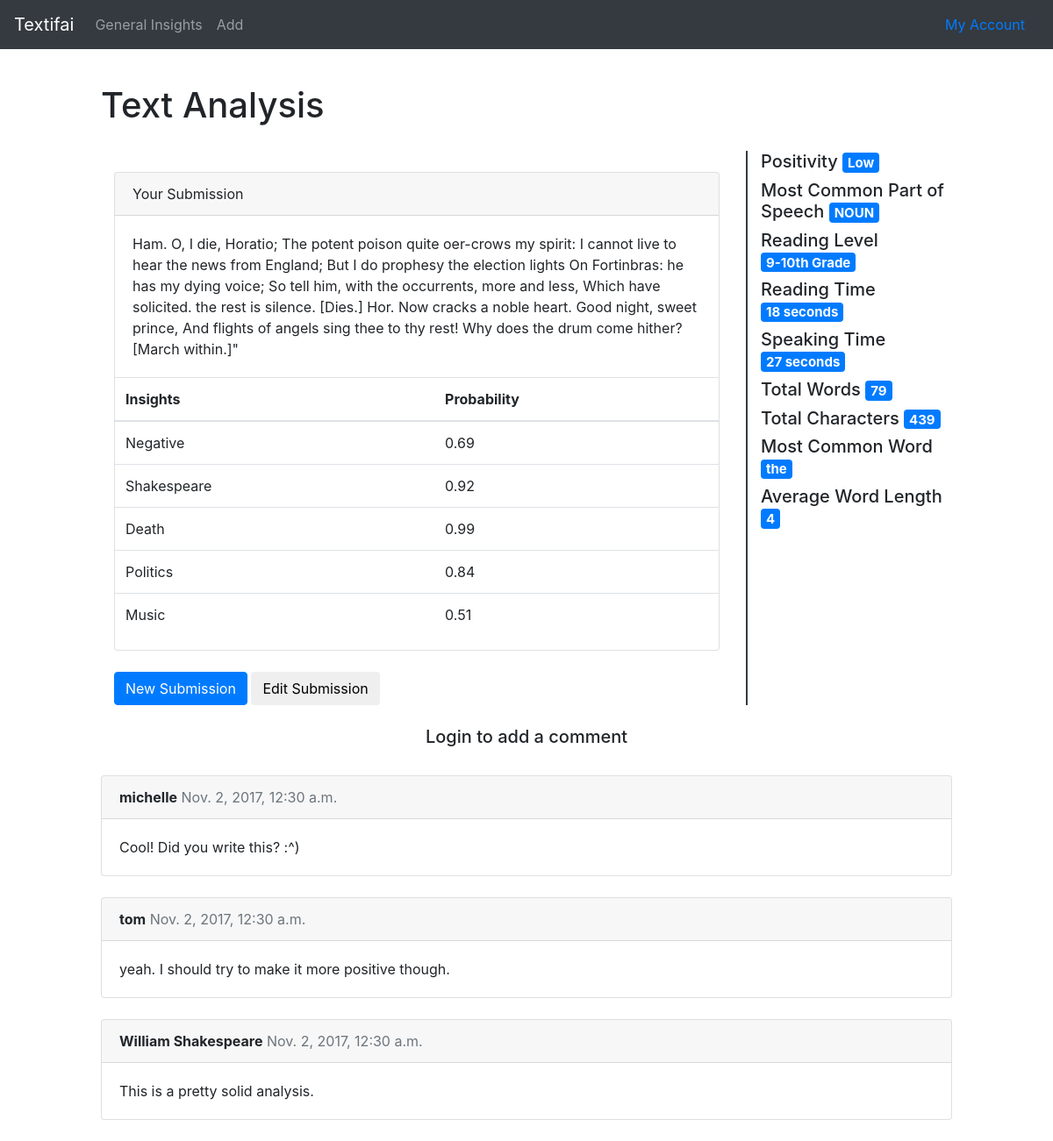
Screenshot of /textifai/featureoutput with the database file from the repository.
### textifai/models.py (models this page shows, shortened)
class Text(models.Model):
    m_id = models.UUIDField(primary_key=True, default=uuid.uuid4, help_text="Unique ID for this particular text.")
    title = models.CharField(max_length=40,  blank=True, help_text="Enter a title for your entry")
    content = models.TextField(help_text="Enter text here")
    time_created = models.DateTimeField(auto_now_add=True)
    user = models.ForeignKey(User)
    mature_content = models.BooleanField()
    class Meta:
        ordering = ["-time_created"]

class Insight(models.Model):
    m_id = models.UUIDField(primary_key=True, default=uuid.uuid4, help_text="Unique ID for this particular insight.")
    tone = models.CharField(max_length=100)
    probability = models.FloatField()
    text = models.ForeignKey(Text)
    user = models.ForeignKey(User)

class GrammaticalInsight(models.Model):
    ADJECTIVE = 'ADJ'
    ADPOSITION = 'ADP'
    ADVERB = 'ADV'
    CONJUNCTION = 'CONJ'
    DETERMINER = 'DET'
    NOUN = 'NOUN'
    NUMERICAL = 'NUM'
    PARTICLE = 'PRT'
    PRONOUN = 'PRO'
    VERB = 'VERB'
    PUNCTUATION = '.'
    OTHER = 'X'
    PARTS_OF_SPEECH = (
        (ADJECTIVE, 'Adjective'),
        (ADPOSITION, 'Adposition'),
        (ADVERB, 'Adverb'),
        (CONJUNCTION, 'Conjunection'),
        (DETERMINER, 'Determiner'),
        (NOUN, 'Noun'),
        (NUMERICAL, 'Numerical'),
        (PARTICLE, 'Particle'),
        (PRONOUN, 'Pronoun'),
        (VERB, 'Verb'),
        (PUNCTUATION, 'Punctuation'),
        (OTHER, 'Other'),
    )
    m_id = models.UUIDField(primary_key=True, default=uuid.uuid4
                            , help_text="Unique ID for GrammaticalInsight.")
    user = models.ForeignKey(User)
    text = models.ForeignKey(Text)
    positivity = models.CharField(max_length=24)
    most_common_pos = models.CharField(max_length=4, choices=PARTS_OF_SPEECH)
    reading_level = models.CharField(max_length=100)
    reading_time = models.CharField(max_length=100)
    speaking_time = models.CharField(max_length=100)
    total_words = models.IntegerField()
    total_chars = models.IntegerField()
    most_common_word = models.CharField(max_length=100)
    average_word_length = models.IntegerField()

class Comment(models.Model):
    m_id = models.UUIDField(primary_key=True, default=uuid.uuid4, help_text="Unique ID for this particular comment.")
    content = models.TextField(max_length=500)
    text = models.ForeignKey(Text)
    time_created = models.DateTimeField(auto_now_add=True)
    user = models.ForeignKey(User)

class User(models.Model):
    m_id = models.UUIDField(primary_key=True, default=uuid.uuid4, help_text="Unique ID for this user.")
    email = models.CharField(max_length=40)
    username = models.CharField(max_length=20)
    """
    User settings.
    """
    LIGHT = 'LI'
    DARK = 'DA'
    THEMES = (
        (LIGHT, 'Light'),
        (DARK, 'Dark'),
    )
    theme = models.CharField(max_length=2, choices=THEMES, default=LIGHT)

### textifai/views.py (the view)
def featureoutput(request):
    mock_user = User.objects.all()[0]
    mock_text = Text.objects.filter(user=mock_user)[0]
    mock_insights = Insight.objects.filter(text=mock_text)
    g_insights = GrammaticalInsight.objects.filter(text=mock_text).first()
    comments = Comment.objects.filter(text=mock_text)
    return render(
        request,
        'featureoutput.html',
        context={'mock_text': mock_text.content
            , 'mock_insights': mock_insights
            , 'g_insights': g_insights
            , 'comments': comments},
    )

### textifai/templates/featureoutput.html
{% extends "base_2col.html" %}
{% block page_head %}
    <h1>Text Analysis</h1>
{% endblock %}
{% block left_col %}
    <div class="container">
        <br>
        <div class="card">
            <div class="card-header">
                Your Submission
            </div>
            <div class="card-body">
                {{ mock_text }}
            </div>
            <table
                    class="table">
                <thead>
                <tr>
                    <th>Insights</th>
                    <th>Probability</th>
                </tr>
                </thead>
                <tbody>
                {% for item in mock_insights %}
                    <tr>
                        <td>
                            {{ item.tone }}
                        </td>
                        <td>
                            {{ item.probability }}
                        </td>
                    </tr>
                {% endfor %}
                </tbody>
            </table>
        </div>
        <br>
        <button type="submit" onclick="location.href = 'textinput.html';"
                class="btn btn-primary">New Submission
        </button>
        <button type="submit" onclick="location.href = 'textinput.html';"
                class="btn">Edit Submission
        </button>
    </div>
{% endblock %}
{% block right_col %}
    <h5>Positivity <span
            class="badge badge-primary">{{ g_insights.positivity }}</span>
    </h5>
    <h5>Most Common Part of Speech <span
            class="badge badge-primary">{{ g_insights.most_common_pos }}</span>
    </h5>
    <h5>Reading Level <span
            class="badge badge-primary">{{ g_insights.reading_level }} </span>
    </h5>
    <h5>Reading Time <span
            class="badge badge-primary">{{ g_insights.reading_time }}</span>
    </h5>
    <h5>Speaking Time <span
            class="badge badge-primary">{{ g_insights.speaking_time }}</span>
    </h5>
    <h5>Total Words <span
            class="badge badge-primary">{{ g_insights.total_words }}</span></h5>
    <h5>Total Characters <span
            class="badge badge-primary">{{ g_insights.total_chars }}</span></h5>
    <h5>Most Common Word <span
            class="badge badge-primary">{{ g_insights.most_common_word }}</span>
    </h5>
    <h5>Average Word Length <span
            class="badge badge-primary">{{ g_insights.average_word_length }}</span>
    </h5>
{% endblock %}
{% block footer %}
    <br>
    <div class="row justify-content-center">
        <h5>Login to add a comment</h5>
    </div>
    <br>
    {% for comment in comments %}
        <div class="card">
            <div class="card-header">
                <strong>{{ comment.user.username }}</strong> <span
                    class="text-muted">{{ comment.time_created }}</span>
            </div>
            <div class="card-body">
                {{ comment.content }}
            </div>
        </div>
        <br>
    {% endfor %}
{% endblock %}

### textifai/templates/base_2col.html
{% extends "base.html" %}
{% block content %}
<div class="row justify-content-center">
	<div class="col-9">
		{% block left_col %}{% endblock %}
	</div>
	<div class="col-3 genInsights">
		{% block right_col %}{% endblock %}
	</div>
</div>
{% endblock %}

### textifai/templates/base.html (shortened to what this page needs)
<!DOCTYPE html>
<html>
	<head>
		<link rel="stylesheet" href="https://maxcdn.bootstrapcdn.com/bootstrap/4.0.0-beta.2/css/bootstrap.min.css">
		{% load static %}
		<link rel="stylesheet" href="{% static 'css/styles.css' %}">
	</head>
	<body>
		{% block nav %}
		<nav class="navbar navbar-expand-lg navbar-dark bg-dark">
			<a class="navbar-brand" href="{% url 'index' %}">Textifai</a>
			<div class="collapse navbar-collapse justify-content-between" id="navbarNav">
				<div class="navbar-nav">
					<a href="{% url 'general-insights' %}" class="nav-link nav-item">General Insights</a>
                    <a href="{% url 'textinput' %}" class="nav-link nav-item">Add</a>
				</div>
				<a href="{% url 'account' %}" class="nav-link">My Account</a>
			</div>
		</nav>
		{% endblock %}
		<div class="container-fluid mainContent">
			<div class="row justify-content-center">
				<div class="col-10 siteTitle">
					{% block page_head %}{% endblock %}
				</div>
			</div>
			<div class="row justify-content-center">
				<div class="col-10">
					{% block content %}{% endblock %}
				</div>
			</div>
            <div class="row justify-content-center">
				<div class="col-10">
					{% block footer %}{% endblock %}
				</div>
			</div>
		</div>
	</body>
</html>

### textifai/static/css/styles.css (style rules this page uses)
body { margin: 0; }
.mainContent { margin-top: 40px; }
.siteTitle { margin-bottom: 20px; }
.genInsights { border-left: 2px solid #343a40; }

### rows the page displays
Text: content "Ham. O, I die, Horatio; The potent poison quite oer-crows my spirit: I cannot live to hear the news from England; But I do prophesy the election lights On Fortinbras: he has my dying voice; So tell him, with the occurrents, more and less, Which have solicited. the rest is silence. [Dies.] Hor. Now cracks a noble heart. Good night, sweet prince, And flights of angels sing thee to thy rest! Why does the drum come hither? [March within.]\""
Insight: tone "Negative", probability "0.69"
Insight: tone "Shakespeare", probability "0.92"
Insight: tone "Death", probability "0.99"
Insight: tone "Politics", probability "0.84"
Insight: tone "Music", probability "0.51"
GrammaticalInsight: positivity "Low", most_common_pos "NOUN", reading_level "9-10th Grade", reading_time "18 seconds", speaking_time "27 seconds", total_words "79", total_chars "439", most_common_word "the", average_word_length "4"
Comment: user.username "michelle", time_created "Nov. 2, 2017, 12:30 a.m.", content "Cool! Did you write this? :^)"
Comment: user.username "tom", time_created "Nov. 2, 2017, 12:30 a.m.", content "yeah. I should try to make it more positive though."
Comment: user.username "William Shakespeare", time_created "Nov. 2, 2017, 12:30 a.m.", content "This is a pretty solid analysis."
